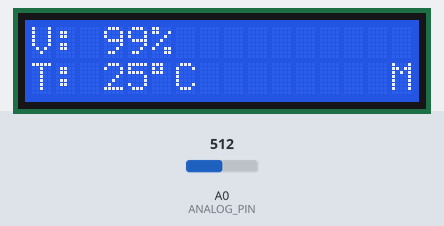
Bench run of a sketch on a simulated Arduino Uno, built with avr-gcc and run on an emulated ATmega328P. On the bench: 16×2 character LCD. Inputs (shaded band) come from the test bench; at power-on: A0 (ANALOG_PIN) = 512. No radio packets arrive unless stated.

Above: at 3.2 s.
3.3 s: A0 (ANALOG_PIN) set to 414
4.8 s: A0 (ANALOG_PIN) set to 388
At 5.5 s:
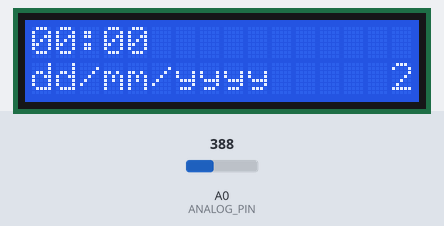
6.3 s: A0 (ANALOG_PIN) set to 209
7.8 s: A0 (ANALOG_PIN) set to 191
At 8.8 s:
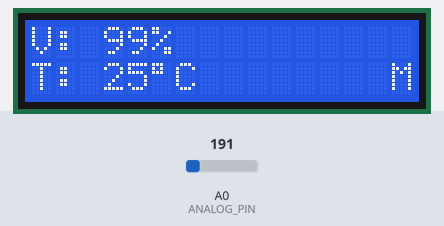
9.3 s: A0 (ANALOG_PIN) set to 210
At 9.9 s:
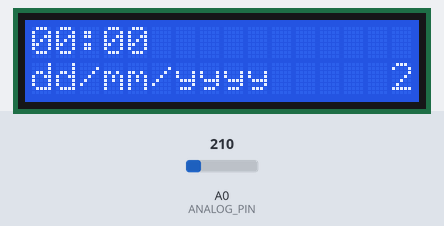
Timing chart, 0 to 11.8 s (numbered marks = the images above; inputs shaded):
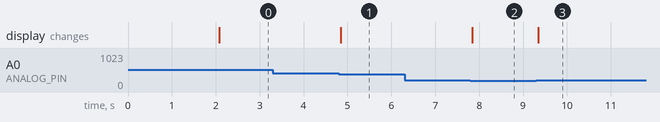

Measured:
- the behaviour switches between 400 and 399 on A0 (ANALOG_PIN) (found by bisection; images 0 and 1)
- the behaviour switches between 200 and 199 on A0 (ANALOG_PIN) (found by bisection; images 1 and 2)
- after the input at 3.3 s, every drawn part: stays the same
- after the input at 4.8 s, the display: changes after 0.05 s (image 1)
- after the input at 6.3 s, every drawn part: stays the same
- after the input at 7.8 s, the display: changes at once (image 2)
- after the input at 9.3 s, the display: changes at once (image 3)

The sketch:

Regentank_Sensor_RX.ino
```cpp
//COM 61
//arduino UNO


//************ INCLUDES ************
#include <RH_ASK.h>
#include <LiquidCrystal.h>
#ifdef RH_HAVE_HARDWARE_SPI
  #include <SPI.h> // Not actually used but needed to compile
#endif


//************ DEFINES ************
#define ANALOG_PIN  0
#define PIN_RX    2
#define PIN_TX    3   //unused
#define PIN_d4    4
#define PIN_d5    5
#define PIN_d6    6
#define PIN_d7    7
#define PIN_RS    8
#define PIN_EN    9
#define PIN_BL    10

//#define lcd_brightness      125
#define TASK_DELAY_MS         100
#define PACKET_BYTE_LENGTH    5
#define PACKET_REV            2
//#define TASK_DELAY_MS         1000

#define TASK_BUTTON_MILI_PERIOD       5
#define TASK_DISPLAY_MILI_PERIOD      10

//rain well parameters
//#define OUTFLOW_HEIGHT_MM           1500    //max water height
//#define MUD_THICKNESS_MM            100     //mud in well height
//#define SENSOR_HEIGHT_MM            1700    //height sensor above empty well
//#define ULTRASONIC_DEPTH_SAMPLES    32

//lcd keypad defines
#define BTN_RIGHT  0
#define BTN_UP     1
#define BTN_DOWN   2
#define BTN_LEFT   3
#define BTN_SELECT 4
#define BTN_NONE   5
#define BTN_UNCLEAR   6   //most likely during a debounce moment

#define MAIN_PAGE     0
#define PAGE_1        1
#define PAGE_2        2
#define LAST_PAGE     PAGE_2    //set last page to the highest sequential page number

#define DEBOUNCE_LENGTH   8


//************ VARIABLES ************
RH_ASK driver(2000, PIN_RX, PIN_TX, 0); // ATTiny, RX on D3 (pin 2 on attiny85) TX on D4 (pin 3 on attiny85),
LiquidCrystal lcd(PIN_RS,  PIN_EN,  PIN_d4,  PIN_d5,  PIN_d6,  PIN_d7);
unsigned long button_task_millis;
unsigned long display_task_millis;
uint8_t button_state;
uint8_t buttons_debounce_array[DEBOUNCE_LENGTH];
uint8_t previous_buttons_state;
bool bool_button_state_changed;
void display_show_page(uint8_t);

//unsigned long previousMillis = 0;
//unsigned long currentMillis = 0;
//word ultrasonic_depth; //unsigned 16bit
//float ds18b20_temperature; //signed 16 bit
//uint8_t tx_packet[PACKET_BYTE_LENGTH];
//word last_update_seconds = 0;
//word max_last_update_seconds = 0;
//averaging variables
//unsigned long ultrasonic_depth_samples_array[ULTRASONIC_DEPTH_SAMPLES];
//unsigned long average_ultrasonic_depth = 0;

//lcd variables
//uint16_t number_of_samples = 0;
uint8_t page_selected;;

//button variables
uint16_t adc_key_in  = 0;


//************ FUNCTIONS ************
void(* resetFunc) (void) = 0;//declare reset function at address 0


//******* FUNCTION DISCIPTION *******
void do_button_task(void);
void do_display_task(void);
void enabel_lcd_backlight(void);
uint8_t convert_analog_to_button(uint16_t);
uint8_t debounce_button_state(uint8_t);
bool button_state_ready(void);
bool flag_button_state_changed(void);
void clear_flag_button_state_changed(void);
uint8_t button_get_state(void);
void display_next_page(void);
void display_previous_page(void);


// ***************************************
//                 SETUP
//****************************************
void setup() {

  //KEEPOUT START
  #ifdef RH_HAVE_SERIAL
      Serial.begin(9600);    // Debugging only
  #endif
      if (!driver.init())
  #ifdef RH_HAVE_SERIAL
           Serial.println("init failed");
  #else
    ;
  #endif
  //KEEPOUT END

  //lcd
  lcd.begin(16, 2);
  lcd.setCursor(0,0);
  lcd.print("Rain Level Meter");
  lcd.setCursor(0,1);
  lcd.print("Started...   v01");
  delay(2000);
  lcd.clear();
  //lcd.setCursor(0, 0);
  //lcd.print("Waiting for data");
  //lcd.setCursor(0,1);
  //lcd.print("...");

  //init buttons
  button_task_millis = millis();
  button_state = BTN_NONE;
  previous_buttons_state = BTN_NONE;
  bool_button_state_changed = false;
  for(int i = 0; i < DEBOUNCE_LENGTH; i++)  {//fil the debounce array
    buttons_debounce_array[i] = BTN_NONE;
  }

  //init LCD
  page_selected = MAIN_PAGE;
  display_show_page(page_selected);
  display_task_millis = millis();
  enabel_lcd_backlight();
}


// ***************************************
//                  MAIN
//****************************************
void loop() {

  // button task
  if ((millis() - button_task_millis) >=  TASK_BUTTON_MILI_PERIOD) {
    do_button_task();
    button_task_millis = millis();
  }

  //display task
  if ((millis() - display_task_millis) >=  TASK_DISPLAY_MILI_PERIOD) {
    do_display_task();
    display_task_millis = millis();
  }
}


// ***************************************
//             TASKS button
//****************************************
void do_button_task() {
  uint16_t temp_analog_button_read;
  uint8_t temp_button_undebounced;
  previous_buttons_state = button_state;

  temp_analog_button_read = analogRead(ANALOG_PIN);
  temp_button_undebounced = convert_analog_to_button(temp_analog_button_read);
  button_state = debounce_button_state(temp_button_undebounced);

  if (button_state_ready() == true) {
    if (previous_buttons_state != button_state) {
      bool_button_state_changed = true;
      Serial.print("The NEW button state is : ");
      Serial.println(button_state);
    }
  }
}


// ***************************************
//             TASKS display
//****************************************
void do_display_task() {
  //check if display contents need to be changed due to button input
  if(flag_button_state_changed() == true) {
    if (button_get_state() == BTN_UP) {
      display_next_page();
    }
    if (button_get_state() == BTN_DOWN) {
      display_previous_page();
    }
    clear_flag_button_state_changed();
  }
  //check if display contents need to be changed due to button input
  //todo
}

// ***************************************
//            basic FUNCTIONS
//****************************************
void enabel_lcd_backlight() {
  digitalWrite(PIN_BL, HIGH);
}

// read the buttons
uint8_t convert_analog_to_button(uint16_t adc_key_in) {
  // my buttons when read are centered at these valies: 0, 144, 329, 504, 741
  // we add approx 50 to those values and check to see if we are close
  if (adc_key_in > 1000) return BTN_NONE; // We make this the 1st option for speed reasons since it will be the most likely result
  // For V1.1 use this threshold
  if (adc_key_in < 50)   return BTN_RIGHT;
  if (adc_key_in < 200)  return BTN_UP;
  if (adc_key_in < 400)  return BTN_DOWN;
  if (adc_key_in < 600)  return BTN_LEFT;
  if (adc_key_in < 800)  return BTN_SELECT;
}

//debounce the buttons
uint8_t debounce_button_state(uint8_t button_undebounced) {
  //shift all values one position
  for (uint8_t i = (DEBOUNCE_LENGTH - 1) ; i > 0; i--) {
    buttons_debounce_array[i] = buttons_debounce_array[i - 1];  //shift values in array one place
  }
  //fill in new button
  buttons_debounce_array[0] = button_undebounced;

  //debounce and place the necessary flags (by checking if the first byte occurs in the intire debounce buffer)
  for(uint8_t j = 1; j < DEBOUNCE_LENGTH; j++) {
    if(buttons_debounce_array[0] != buttons_debounce_array[j]) {
      return BTN_UNCLEAR;
      break;
    }
  }
  return buttons_debounce_array[0];
}

//check if valid button detected
bool button_state_ready() {
  return (button_state != BTN_UNCLEAR);
}

//check if a new button is pressed
bool flag_button_state_changed() {
  return bool_button_state_changed;
}

//clear the new button flag
void clear_flag_button_state_changed() {
  bool_button_state_changed = false;
}

//get the current button state
uint8_t button_get_state() {
  return button_state;
}

//display the next page
void display_next_page(void) {
  if (page_selected >= LAST_PAGE) {
    page_selected = MAIN_PAGE;
  } else {
    page_selected++;
  }
  display_show_page(page_selected);
}

//dispay the previous page
void display_previous_page(void) {
  if (page_selected == MAIN_PAGE) {
    page_selected = LAST_PAGE;
  } else {
    page_selected--;
  }
  display_show_page(page_selected);
}

//show the damn page!
void display_show_page(uint8_t page) {
  switch (page) {
    case MAIN_PAGE:
      lcd.clear();
      lcd.setCursor(0, 0);    //collumn - row
      lcd.print("V: 99%");
      lcd.setCursor(0, 1);    //collumn - row
      lcd.print("T: 25");
      lcd.print((char)223);
      lcd.print("C");
      lcd.setCursor(15, 1);    //collumn - row
      lcd.print("M");
    break;

    case PAGE_1:
      lcd.clear();
      lcd.setCursor(0, 0);    //collumn - row
      lcd.print("Vbat: 4.2V%");
      lcd.setCursor(0, 1);    //collumn - row
      lcd.print("SOC: 99%");
      lcd.setCursor(15, 1);    //collumn - row
      lcd.print("1");
    break;

    case PAGE_2:
      lcd.clear();
      lcd.setCursor(0, 0);    //collumn - row
      lcd.print("00:00");
      lcd.setCursor(0, 1);    //collumn - row
      lcd.print("dd/mm/yyyy");
      lcd.setCursor(15, 1);    //collumn - row
      lcd.print("2");
    break;

    default:
      lcd.clear();
      lcd.setCursor(0, 0);    //collumn - row
      lcd.print("FAULT!");    //should not be possible
  }
}
/*
  // check for incomming transmition
  if (driver.recv(tx_packet, PACKET_BYTE_LENGTH)) { // Non-blocking

    // Message with a good checksum received, dump it.
    driver.printBuffer("Got:", tx_packet, PACKET_BYTE_LENGTH);

    //check if valid frame version received
    if (tx_packet[0] == PACKET_REV) {

    //convert the transmitted number to value
    ultrasonic_depth = ((tx_packet[1] << 8) | tx_packet[2]);
    ds18b20_temperature = ((tx_packet[3] << 8) | tx_packet[4]);
    ds18b20_temperature = ds18b20_temperature / 100;

    //perform averaging
    average_ultrasonic_depth = 0;
    for (uint8_t i = (ULTRASONIC_DEPTH_SAMPLES - 1) ; i > 0; i--) {
      ultrasonic_depth_samples_array[i] = ultrasonic_depth_samples_array[i - 1];  //shift values in array one place
      average_ultrasonic_depth += ultrasonic_depth_samples_array[i];  //meanwhile, add all values together
    }
    ultrasonic_depth_samples_array[0] = (unsigned long) ultrasonic_depth;
    average_ultrasonic_depth += ultrasonic_depth_samples_array[0];  //add last value together
    average_ultrasonic_depth /= ULTRASONIC_DEPTH_SAMPLES; //devide by number of values in array -> average! :-)

    //change visualisation variables
    if (number_of_samples < ULTRASONIC_DEPTH_SAMPLES) {
      number_of_samples++;
    }

    //print out for debugging
    Serial.print("The Distance is : ");
    Serial.print(ultrasonic_depth);
    Serial.println(" mm");
    Serial.print("The Temperature is : ");
    Serial.print(ds18b20_temperature);
    Serial.println(" °C");

    //put on display
    //moved to systick

    //read buttons;
    //lcd_key = read_LCD_buttons();

    //other stuff
    last_update_seconds = 0;

    //end
    }
  }

  currentMillis = millis();
  if (currentMillis - previousMillis >= TASK_DELAY_MS) {

    //display the seconds after the last transmission
    if (last_update_seconds < 999 ) {
      last_update_seconds++;
    } else {
      resetFunc(); //call reset
    }

    if (max_last_update_seconds < last_update_seconds) {
      max_last_update_seconds = last_update_seconds;
    }

    switch (page_selected) {
      case MAIN_PAGE:
        if (number_of_samples < ULTRASONIC_DEPTH_SAMPLES) {
          lcd.clear();
          lcd.setCursor(0, 0);    //collumn - row
          lcd.print("S: ");
          lcd.print(number_of_samples);
          lcd.print("/");
          lcd.print(ULTRASONIC_DEPTH_SAMPLES);
        } else {
          lcd.clear();
          lcd.setCursor(0, 0);    //collumn - row
          lcd.print("D: ");
          lcd.print(average_ultrasonic_depth);
          lcd.print("mm");
        }
        lcd.setCursor(0, 1);    //collumn - row
        lcd.print("T: ");
        lcd.print(ds18b20_temperature);
        lcd.print((char)223);
        lcd.print("C");
        lcd.setCursor(12, 0);    //collumn - row
        lcd.print("d");
        lcd.print(last_update_seconds);
        lcd.setCursor(11, 1);    //collumn - row
        lcd.print("md");
        lcd.print(max_last_update_seconds);
        break;

      case PAGE_1:
        if (number_of_samples < ULTRASONIC_DEPTH_SAMPLES) {
          lcd.clear();
          lcd.setCursor(0, 0);    //collumn - row
          lcd.print("S: ");
          lcd.print(number_of_samples);
          lcd.print("/");
          lcd.print(ULTRASONIC_DEPTH_SAMPLES);
        } else {
          lcd.clear();
          lcd.setCursor(0, 0);    //collumn - row
          lcd.print("fR: ");
          lcd.print(((SENSOR_HEIGHT_MM - average_ultrasonic_depth) - MUD_THICKNESS_MM) / (OUTFLOW_HEIGHT_MM / 100));
          lcd.print("%");
        }
          lcd.setCursor(0, 1);    //collumn - row
          lcd.print("T: ");
          lcd.print(ds18b20_temperature);
          lcd.print((char)223);
          lcd.print("C");
          lcd.setCursor(12, 0);    //collumn - row
          lcd.print("d");
          lcd.print(last_update_seconds);
          lcd.setCursor(11, 1);    //collumn - row
          lcd.print("md");
          lcd.print(max_last_update_seconds);
        break;

      case PAGE_2:
        lcd.clear();
        lcd.setCursor(0, 0);    //collumn - row
        lcd.print("Page 2 ");
        break;

      default:
        page_selected = MAIN_PAGE;
    }
    previousMillis = currentMillis;
  }
}
*/
```
